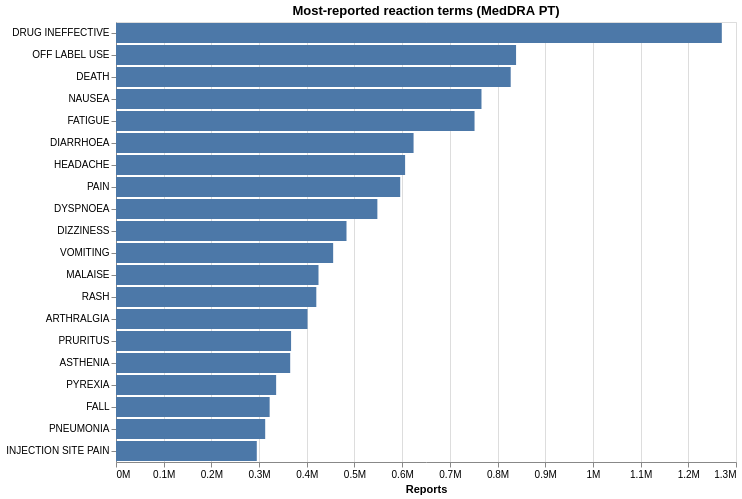

Write the Vega-Lite specification saved for this chart.
### Vega-Lite specification from a JSON file in a GitHub repository (floating-point values rounded to 4 significant figures)
{"config": {"view": {"continuousWidth": 300, "continuousHeight": 300}}, "data": {"name": "data-86bbb466c0331b90efe750d96ff1a300"}, "mark": {"type": "bar", "color": "#4C78A8"}, "encoding": {"tooltip": [{"field": "reports", "format": ",", "type": "quantitative"}], "x": {"axis": {"format": "~s"}, "field": "reports", "title": "Reports", "type": "quantitative"}, "y": {"field": "pt", "sort": "-x", "title": null, "type": "nominal"}}, "height": 440, "title": "Most-reported reaction terms (MedDRA PT)", "width": 620, "$schema": "https://vega.github.io/schema/vega-lite/v6.1.0.json", "datasets": {"data-86bbb466c0331b90efe750d96ff1a300": [{"pt": "DRUG INEFFECTIVE", "reports": 1270246}, {"pt": "OFF LABEL USE", "reports": 838855}, {"pt": "DEATH", "reports": 827596}, {"pt": "NAUSEA", "reports": 766335}, {"pt": "FATIGUE", "reports": 751790}, {"pt": "DIARRHOEA", "reports": 623932}, {"pt": "HEADACHE", "reports": 606190}, {"pt": "PAIN", "reports": 595926}, {"pt": "DYSPNOEA", "reports": 548042}, {"pt": "DIZZINESS", "reports": 483319}, {"pt": "VOMITING", "reports": 455327}, {"pt": "MALAISE", "reports": 424599}, {"pt": "RASH", "reports": 420009}, {"pt": "ARTHRALGIA", "reports": 401549}, {"pt": "PRURITUS", "reports": 367087}, {"pt": "ASTHENIA", "reports": 365251}, {"pt": "PYREXIA", "reports": 335775}, {"pt": "FALL", "reports": 322174}, {"pt": "PNEUMONIA", "reports": 312822}, {"pt": "INJECTION SITE PAIN", "reports": 295190}]}}
